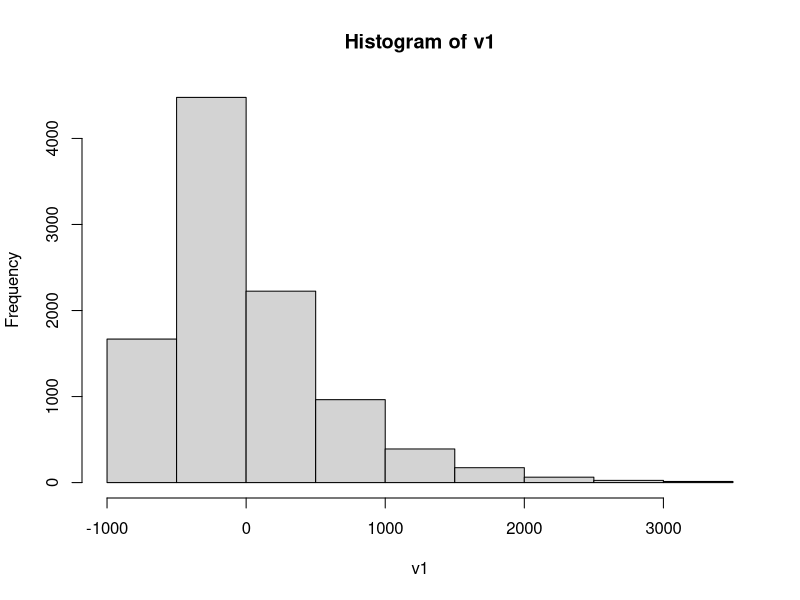
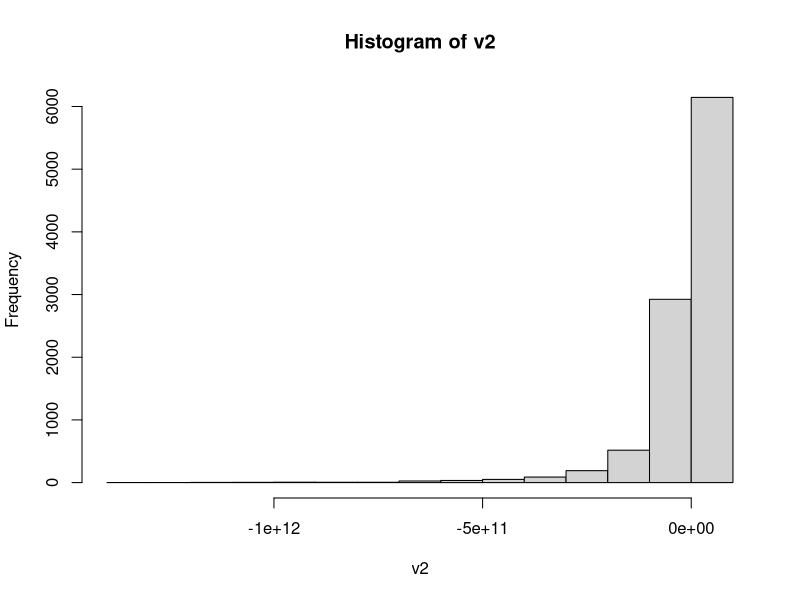

Write the R code that produced these figures, in order. (Note: this script raises an error after producing the figures.)
n <- 75

n1=ceiling(n/2)
n2=floor(n/2) 

R=matrix(0,n,n)
diag(R)=1
for (i in 1:(n-2)){
  R[i,i+2]=-1/2
  R[i+2,i]=-1/2
}

Rinv=solve(R)


R11=matrix(0,n,n)
diag(R11)=0
for (i in 1:(n-2)){
  R11[i,i+2]=1/2
  R11[i+2,i]=1/2
}


R12=matrix(0,n,n)
diag(R12)=0
for (i in 1:(n-1)){
  R12[i,i+1]=1/2
  R12[i+1,i]=1/2
}

R2=matrix(0,n,n)
diag(R2)=0
for (i in 1:(n-2)){
    R2[i,i+2]=-1/2
    R2[i+2,i]=-1/2
}

R22=matrix(0,n,n)
diag(R22)=0
for (i in 1:(n-2)){
  R22[i,i+2]=1/2
  R22[i+2,i]=1/2
}


#H11
H11t=-sum(Rinv*R11)
H11m=Rinv%*%R11%*%Rinv

H12t=-sum(Rinv*R12)
H12m= Rinv%*%R12%*%Rinv



H22t=-sum(diag((-Rinv%*%R2%*%Rinv%*%R2+Rinv%*%R22)))
H22m1=Rinv%*%R2%*%Rinv%*%R2%*%Rinv
H22m2=Rinv%*%R22%*%Rinv
H22m3=Rinv%*%R2%*%Rinv


H75=c()



theta1 <- 0
theta2 <- -1

v1=c()
v2=c()



for (i in 1:10000){



  Y <- arima.sim(model = list(ma = c(theta1, theta2)), n = n)

  H11=H11t+n*(t(Y)%*%H11m%*%Y)/(t(Y)%*%Rinv%*%Y)
  H12=H12t+n*(t(Y)%*%H12m%*%Y)/(t(Y)%*%Rinv%*%Y)
  H22=H12t+n*1/(t(Y)%*%Rinv%*%Y)*(-2*t(Y)%*%H22m1%*%Y*t(Y)%*%Rinv%*%Y+t(Y)%*%H22m2%*%Y*t(Y)%*%Rinv%*%Y+(t(Y)%*%H22m3%*%Y)^2)

  v1=c(v1,H11)
  v2=c(v2,H11*H22-(H12)^2)

}

hist(v1)
hist(v2)
  
sum(v1<0)
sum(v2>0)

H75=cbind(H75,v1,v2)


colSums(H<0)
colSums(H25<0)
colSums(H50<0)
colSums(H75<0)
colSums(H100<0)
colSums(H500<0)
H25[1,]
